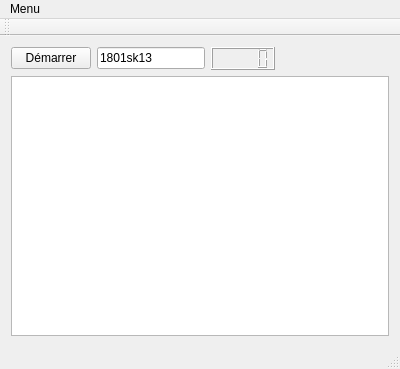
<?xml version="1.0" encoding="UTF-8"?>
<ui version="4.0">
 <class>MainWindow</class>
 <widget class="QMainWindow" name="MainWindow">
  <property name="geometry">
   <rect>
    <x>0</x>
    <y>0</y>
    <width>400</width>
    <height>369</height>
   </rect>
  </property>
  <property name="windowTitle">
   <string>MainWindow</string>
  </property>
  <widget class="QWidget" name="centralWidget">
   <layout class="QGridLayout" name="gridLayout">
    <item row="0" column="2">
     <widget class="QLCDNumber" name="lcdNumber"/>
    </item>
    <item row="1" column="0" colspan="4">
     <widget class="QListWidget" name="listDispo"/>
    </item>
    <item row="0" column="3">
     <spacer name="horizontalSpacer">
      <property name="orientation">
       <enum>Qt::Horizontal</enum>
      </property>
      <property name="sizeHint" stdset="0">
       <size>
        <width>107</width>
        <height>20</height>
       </size>
      </property>
     </spacer>
    </item>
    <item row="0" column="0">
     <widget class="QPushButton" name="bArreter">
      <property name="text">
       <string>Démarrer</string>
      </property>
     </widget>
    </item>
    <item row="0" column="1">
     <widget class="QLineEdit" name="eServeur">
      <property name="text">
       <string>1801sk13</string>
      </property>
     </widget>
    </item>
   </layout>
  </widget>
  <widget class="QMenuBar" name="menuBar">
   <property name="geometry">
    <rect>
     <x>0</x>
     <y>0</y>
     <width>400</width>
     <height>25</height>
    </rect>
   </property>
   <widget class="QMenu" name="menuMenu">
    <property name="title">
     <string>Menu</string>
    </property>
    <addaction name="actionA_Propos"/>
    <addaction name="actionA_Propos_de_Qt"/>
    <addaction name="actionQuitter"/>
   </widget>
   <addaction name="menuMenu"/>
  </widget>
  <widget class="QToolBar" name="mainToolBar">
   <attribute name="toolBarArea">
    <enum>TopToolBarArea</enum>
   </attribute>
   <attribute name="toolBarBreak">
    <bool>false</bool>
   </attribute>
  </widget>
  <widget class="QStatusBar" name="statusBar"/>
  <action name="actionA_Propos">
   <property name="text">
    <string>A Propos</string>
   </property>
  </action>
  <action name="actionA_Propos_de_Qt">
   <property name="text">
    <string>A Propos de Qt</string>
   </property>
  </action>
  <action name="actionQuitter">
   <property name="text">
    <string>Quitter</string>
   </property>
  </action>
 </widget>
 <layoutdefault spacing="6" margin="11"/>
 <resources/>
 <connections/>
</ui>
